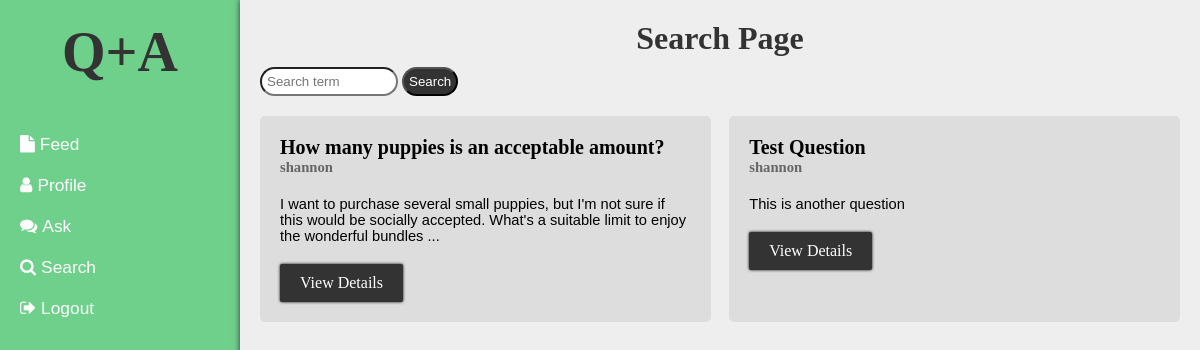
/search.php (signed in), run on the app's committed database.
### tables this page shows
CREATE TABLE `question` (
  `id` int(11) NOT NULL,
  `title` varchar(128) NOT NULL,
  `body` varchar(255) NOT NULL,
  `username` varchar(25) NOT NULL
);

### search.php (the view, shortened to what this page needs)
<?php
include "assets/inc/database_connection.php";
function DisplayResults($conn) {
    if (isset($_GET['search'])) {
        $searchTerm = $_GET['search'];
    } else {
        $searchTerm = "";
    }
    $sql_searchResults = "SELECT question.*
                            FROM question
                            LEFT JOIN answer on question.id = answer.questionid
                            WHERE question.title LIKE '%$searchTerm%'
                            OR question.body LIKE '%$searchTerm%'
                            OR question.username LIKE '%$searchTerm%'
                            OR answer.text LIKE '%$searchTerm%'
                            OR answer.username LIKE '%$searchTerm%'
                            GROUP BY question.id";
    $rs_searchResults = mysqli_query($conn, $sql_searchResults);
    $numberResults = mysqli_num_rows($rs_searchResults);
    if ($numberResults > 0) {
        for ($i = 1; $i <= $numberResults; $i++) {
            $thisResult = mysqli_fetch_assoc($rs_searchResults);
            echo "<div class='question-summary'>";
            echo    "<h1>" . $thisResult['title'] . "</h1>";
            echo    "<h2>" . $thisResult['username'] . "</h2>";
            echo    "<p>" . (strlen($thisResult['body']) > 150 ? substr($thisResult['body'], 0, 150) . "..." : $thisResult['body']) . "</p>";
            echo    "<a class='action-button' href='question.php?id=" . $thisResult['id'] . "'>View Details</a>";
            echo "</div>";
        }
    } else {
        echo "<h2 id='no-results'>No search results</h2>";
    }
}
?>
<!DOCTYPE html>
<html>
<?php include "assets/inc/head.php"; ?>
<body id="search" class="flex-container">
    <?php include "assets/inc/sidemenu.php" ?>
    <div id="page">
        <h1 id="title">Search Page</h1>
        <form id="search-box" method="GET" action="search.php">
            <input type="text" name="search" placeholder="Search term"/>
            <input type="submit" value="Search"/>
        </form>
        <div id="search-results">
            <?php DisplayResults($conn); ?>
        </div>
    </div>
</body>
</html>

### assets/style.css (style rules this page uses)
* { margin: 0; padding: 0; box-sizing: border-box; }
.flex-container { display: flex; flex-wrap: wrap; }
.action-button { background-color: #333; padding: 20px; color: white; text-decoration: none; font-family: lemonmilk; border-radius: 2px; box-shadow: 0px 0px 3px #000; transition-duration: 0.2s; display: inline-block; }
#page { width: 80%; padding: 20px; background-color: #eee; box-shadow: 0 0 6px #333; }
#page h1#title { font-family: lemonmilk; text-align: center; color: #333; padding-bottom: 10px; }
#feed #questions-container, #search #search-results { display: flex; flex-wrap: wrap; justify-content: space-between; }
.question-summary { width: 49%; background-color: #ddd; padding: 20px; border-radius: 5px; margin: 20px 0; }
.question-summary h1 { font-family: lemonmilk; font-size: 15pt; }
.question-summary h2 { font-family: lemonmilk; font-size: 11pt; color: #666; }
.question-summary p { font-family: Verdana, Geneva, Tahoma, sans-serif; padding: 20px 0 10px 0; font-size: 11pt; }
.question-summary .action-button { padding: 10px 20px; margin-top: 10px; }
#search #search-box input[type="text"] { width: 15%; padding: 5px; border-radius: 50px; font-family: Verdana, Geneva, Tahoma, sans-serif; }
#search #search-box input[type="submit"] { padding: 5px; border-radius: 50px; background-color: #333; color: white; }

### data on the page
question: title "How many puppies is an acceptable amount?", username "shannon", body "I want to purchase several small puppies, but I'm not sure if this would be socially accepted. What's a suitable limit to enjoy the wonderful bundles"
question: title "Test Question", username "shannon", body "This is another question"
